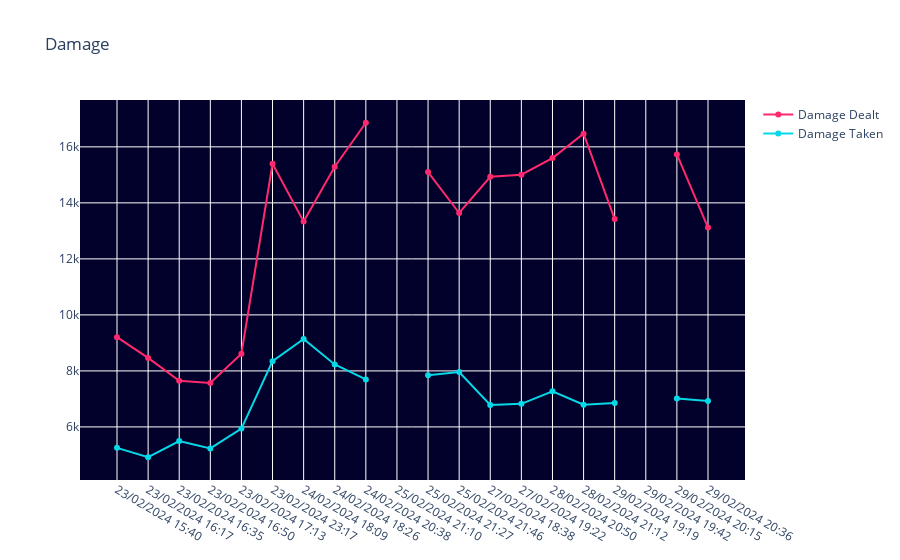

Here is the notebook cell this chart was saved with:
### Code cell
fig = go.Figure()
fig.add_trace(go.Scatter(x=records_df['Date time'], y=records_df['Damage Dealt'], mode='lines+markers', name='Damage Dealt', line=dict(color='#FF2A6D')))
fig.add_trace(go.Scatter(x=records_df['Date time'], y=records_df['Damage Taken'], mode='lines+markers', name='Damage Taken', line=dict(color='#05D9E8')))
fig.update_layout(title='Damage', hovermode='x', plot_bgcolor='#01012B')

### Figure 1 — Plotly figure (JSON) as saved in the notebook; plotly's stock layout.template omitted (floating-point values rounded to 4 significant figures)
{"data": [{"line": {"color": "#FF2A6D"}, "mode": "lines+markers", "name": "Damage Dealt", "type": "scatter", "x": ["23/02/2024 15:40", "23/02/2024 16:17", "23/02/2024 16:35", "23/02/2024 16:50", "23/02/2024 17:13", "23/02/2024 23:17", "24/02/2024 18:09", "24/02/2024 18:26", "24/02/2024 20:38", "25/02/2024 21:10", "25/02/2024 21:27", "25/02/2024 21:46", "27/02/2024 18:38", "27/02/2024 19:22", "28/02/2024 20:50", "28/02/2024 21:12", "29/02/2024 19:19", "29/02/2024 19:42", "29/02/2024 20:15", "29/02/2024 20:36"], "y": [9206, 8463, 7646, 7566, 8615, 15396, 13331, 15292, 16861, "", 15099, 13638, 14933, 15005, 15601, 16470, 13421, "", 15730, 13120]}, {"line": {"color": "#05D9E8"}, "mode": "lines+markers", "name": "Damage Taken", "type": "scatter", "x": ["23/02/2024 15:40", "23/02/2024 16:17", "23/02/2024 16:35", "23/02/2024 16:50", "23/02/2024 17:13", "23/02/2024 23:17", "24/02/2024 18:09", "24/02/2024 18:26", "24/02/2024 20:38", "25/02/2024 21:10", "25/02/2024 21:27", "25/02/2024 21:46", "27/02/2024 18:38", "27/02/2024 19:22", "28/02/2024 20:50", "28/02/2024 21:12", "29/02/2024 19:19", "29/02/2024 19:42", "29/02/2024 20:15", "29/02/2024 20:36"], "y": [5252, 4917, 5493, 5231, 5941, 8348, 9140, 8232, 7697, "", 7842, 7961, 6786, 6825, 7274, 6792, 6851, "", 7017, 6929]}], "layout": {"hovermode": "x", "plot_bgcolor": "#01012B", "title": {"text": "Damage"}}}
